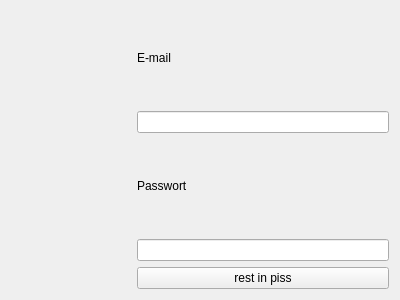
<?xml version="1.0" encoding="UTF-8"?>
<ui version="4.0">
 <class>FormLogin</class>
 <widget class="QWidget" name="FormLogin">
  <property name="enabled">
   <bool>true</bool>
  </property>
  <property name="geometry">
   <rect>
    <x>0</x>
    <y>0</y>
    <width>400</width>
    <height>300</height>
   </rect>
  </property>
  <property name="minimumSize">
   <size>
    <width>400</width>
    <height>300</height>
   </size>
  </property>
  <property name="maximumSize">
   <size>
    <width>400</width>
    <height>300</height>
   </size>
  </property>
  <property name="windowTitle">
   <string>Logowanie (rest in piss)</string>
  </property>
  <layout class="QVBoxLayout" name="verticalLayout_2">
   <item>
    <layout class="QHBoxLayout" name="horizontalLayout">
     <item>
      <widget class="QLabel" name="img">
       <property name="minimumSize">
        <size>
         <width>120</width>
         <height>200</height>
        </size>
       </property>
       <property name="maximumSize">
        <size>
         <width>120</width>
         <height>200</height>
        </size>
       </property>
       <property name="autoFillBackground">
        <bool>false</bool>
       </property>
       <property name="text">
        <string/>
       </property>
      </widget>
     </item>
     <item>
      <layout class="QVBoxLayout" name="verticalLayout">
       <item>
        <widget class="QLabel" name="label">
         <property name="text">
          <string>E-mail</string>
         </property>
        </widget>
       </item>
       <item>
        <widget class="QLineEdit" name="gmail"/>
       </item>
       <item>
        <widget class="QLabel" name="label_2">
         <property name="text">
          <string>Passwort</string>
         </property>
        </widget>
       </item>
       <item>
        <widget class="QLineEdit" name="passwort"/>
       </item>
       <item>
        <widget class="QPushButton" name="logmein">
         <property name="text">
          <string>rest in piss</string>
         </property>
        </widget>
       </item>
      </layout>
     </item>
    </layout>
   </item>
  </layout>
 </widget>
 <resources/>
 <connections/>
</ui>
